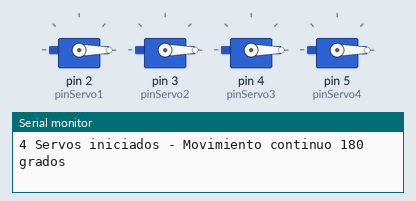
Simulated run of this sketch. Board: Arduino Uno, built with avr-gcc and run on an emulated ATmega328P. Shown: 4 × servo, the last lines printed to the serial monitor.

Above: at 0.05 s.
At 2.15 s:
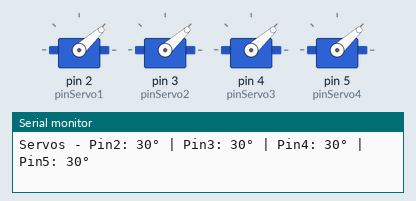
At 4.25 s:
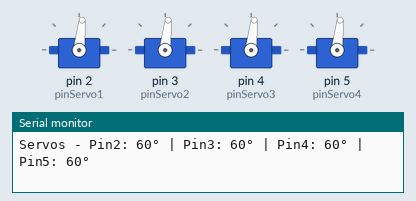
At 8.55 s:
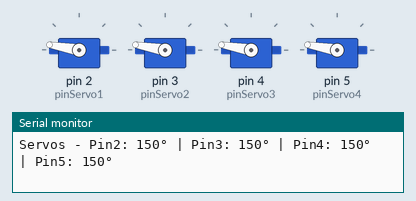
At 12.75 s:
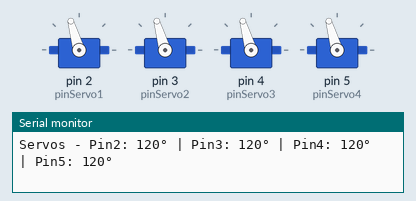
At 17.05 s:
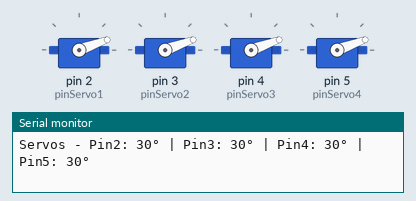
Timing chart, 0 to 23.4 s (numbered marks = the images above):
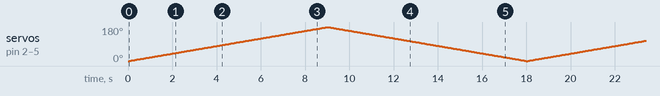

The sketch:

sketch_aug24a.ino
```cpp
#include <Servo.h>

// Crear objetos servo
Servo servo1, servo2, servo3, servo4;

// Pines de los servos
int pinServo1 = 2;
int pinServo2 = 3;
int pinServo3 = 4;
int pinServo4 = 5;

// Variables para controlar el movimiento
int angulo1 = 0, angulo2 = 0, angulo3 = 0, angulo4 = 0;
int direccion1 = 1, direccion2 = 1, direccion3 = 1, direccion4 = 1;

// Control de tiempo sin delay
unsigned long ultimoTiempo = 0;
int velocidad = 50; // Milisegundos entre cada grado (más alto = más lento)

void setup() {
  // Conectar los servos a sus pines
  servo1.attach(pinServo1);
  servo2.attach(pinServo2);
  servo3.attach(pinServo3);
  servo4.attach(pinServo4);

  Serial.begin(9600);
  Serial.println("4 Servos iniciados - Movimiento continuo 180 grados");

  // Posición inicial
  servo1.write(angulo1);
  servo2.write(angulo2);
  servo3.write(angulo3);
  servo4.write(angulo4);
}

void loop() {
  unsigned long tiempoActual = millis();

  // Controlar velocidad sin bloquear
  if (tiempoActual - ultimoTiempo >= velocidad) {
    ultimoTiempo = tiempoActual;

    // Mover servo 1
    angulo1 += direccion1;
    if (angulo1 >= 180) {
      angulo1 = 180;
      direccion1 = -1;
    } else if (angulo1 <= 0) {
      angulo1 = 0;
      direccion1 = 1;
    }
    servo1.write(angulo1);

    // Mover servo 2
    angulo2 += direccion2;
    if (angulo2 >= 180) {
      angulo2 = 180;
      direccion2 = -1;
    } else if (angulo2 <= 0) {
      angulo2 = 0;
      direccion2 = 1;
    }
    servo2.write(angulo2);

    // Mover servo 3
    angulo3 += direccion3;
    if (angulo3 >= 180) {
      angulo3 = 180;
      direccion3 = -1;
    } else if (angulo3 <= 0) {
      angulo3 = 0;
      direccion3 = 1;
    }
    servo3.write(angulo3);

    // Mover servo 4
    angulo4 += direccion4;
    if (angulo4 >= 180) {
      angulo4 = 180;
      direccion4 = -1;
    } else if (angulo4 <= 0) {
      angulo4 = 0;
      direccion4 = 1;
    }
    servo4.write(angulo4);

    // Mostrar posiciones cada 30 grados
    if (angulo1 % 30 == 0) {
      Serial.print("Servos - Pin2: ");
      Serial.print(angulo1);
      Serial.print("° | Pin3: ");
      Serial.print(angulo2);
      Serial.print("° | Pin4: ");
      Serial.print(angulo3);
      Serial.print("° | Pin5: ");
      Serial.print(angulo4);
      Serial.println("°");
    }
  }
}
```
